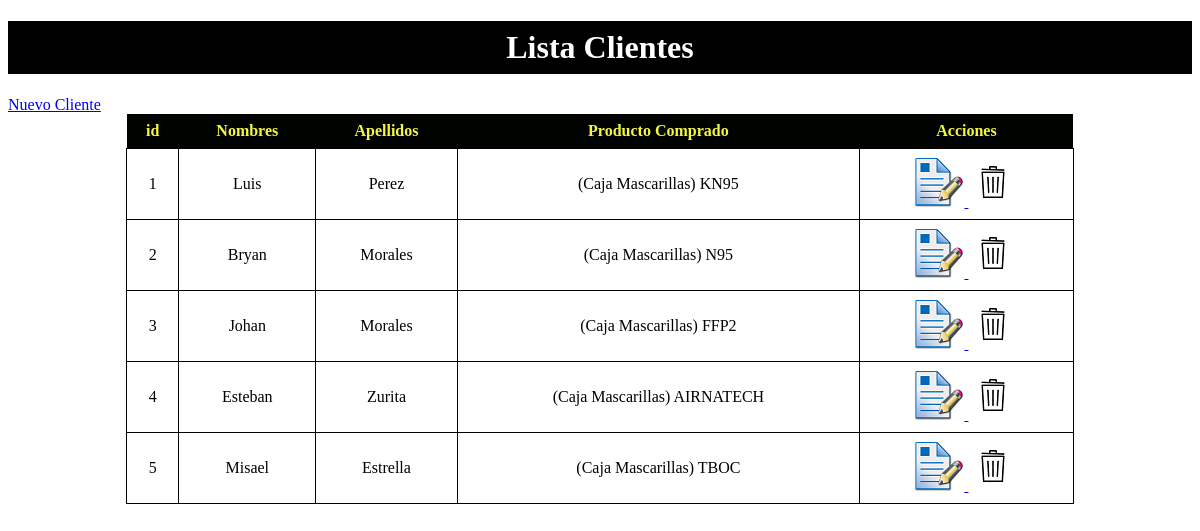
The app's page /lista_clientes.php, older data.
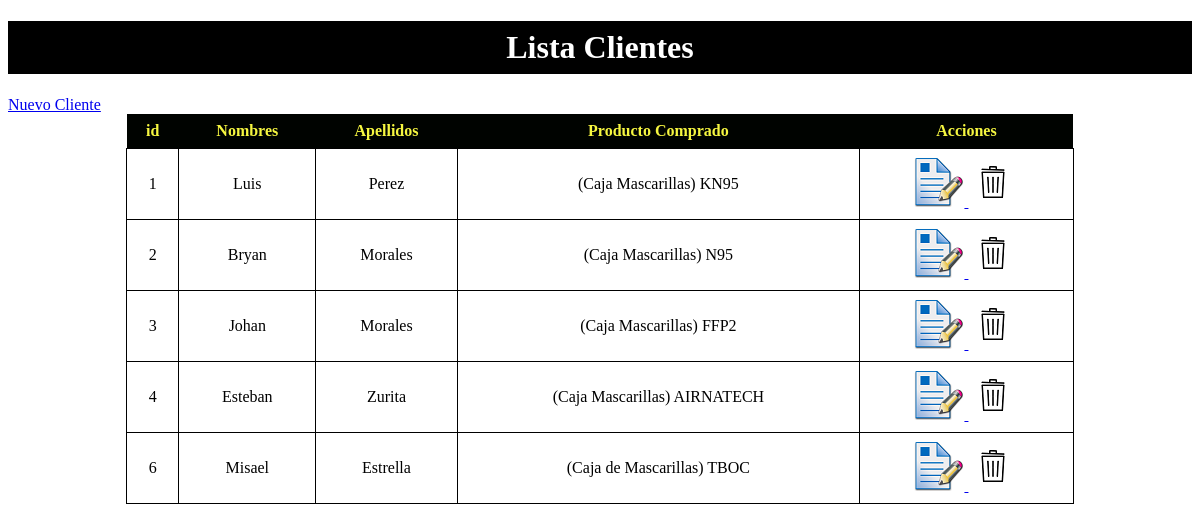
The same page, newer data.
### tables this page shows
CREATE TABLE IF NOT EXISTS `clientes` (
  `cli_id` int(11) NOT NULL AUTO_INCREMENT,
  `cli_nombres` varchar(50) NOT NULL,
  `cli_apellidos` varchar(50) NOT NULL,
  `cli_producto` varchar(50) NOT NULL DEFAULT '',
  PRIMARY KEY (`cli_id`) USING BTREE
);

### Conection.php (called while the page is built, shortened)
<?php
class Conection{
function __construct(){
	$this->con=mysqli_connect('localhost','root','','primero');
 }
}
?>

### clientes.php (called while the page is built, shortened)
<?php
require_once('Conection.php');
class clientes extends Conection{
 function lista_clientes(){
 $resultado=$this->con->query("SELECT * FROM clientes ");
 return $resultado->fetch_all(MYSQLI_ASSOC);
 }
}
?>

### lista_clientes.php (the view, shortened to what this page needs)
<?php
require_once('clientes.php');
$clientes=new clientes();
$rest=$clientes->lista_clientes();
?>
<!DOCTYPE html>
<html lang="en">
<head>
</head>
<body>
	<h1>Lista Clientes</h1>
	<a href="formulario_clientes.php">Nuevo Cliente</a>
	<table align="center">
		<tr>
			<th style="background:#000300;color:whithe;">id</th>
			<th style="background:#000300;color:whithe;">Nombres</th>
			<th style="background:#000300;color:whithe;">Apellidos</th>
			<th style="background:#000300;color:whithe;">Producto Comprado</th>
			<th style="background:#000300;color:whithe;">Acciones</th>
		</tr>
		<?php
		foreach ($rest as $r) {
			echo "<tr>
			  <td>{$r['cli_id']}</td>
              <td>{$r['cli_nombres']}</td>
              <td>{$r['cli_apellidos']}</td>
              <td>{$r['cli_producto']}</td>
             <td>
              <a href='formulario_clientes.php?cli_id={$r["cli_id"]}'>
              <img/src='editar.png' >
              </a>
              <a href='acciones_clientes.php?cli_id={$r["cli_id"]}'  onclick='return validar()' >
              <img/src= 'eliminar.png'>
              </a>
              </td>
			</tr>";
		}
		?>
	</table>
</body>
</html>

### lista_clientes.php (style rules this page uses)
h1 { text-align:center; color:white; padding: 8px; background: black; }
th { text-align:center; color:#f6f740; padding: 8px; background: black; borde: solid 1px white; }
td { padding: 8px; border: solid 1px black; }
table { width:80%; border-collapse: collapse; text-align:center; }

Row changes from the older to the newer data that the page shows:
removed clientes: cli_id "5", cli_nombres "Misael", cli_apellidos "Estrella", cli_producto "(Caja Mascarillas) TBOC"
added clientes: cli_id "6", cli_nombres "Misael", cli_apellidos "Estrella", cli_producto "(Caja de Mascarillas) TBOC"
